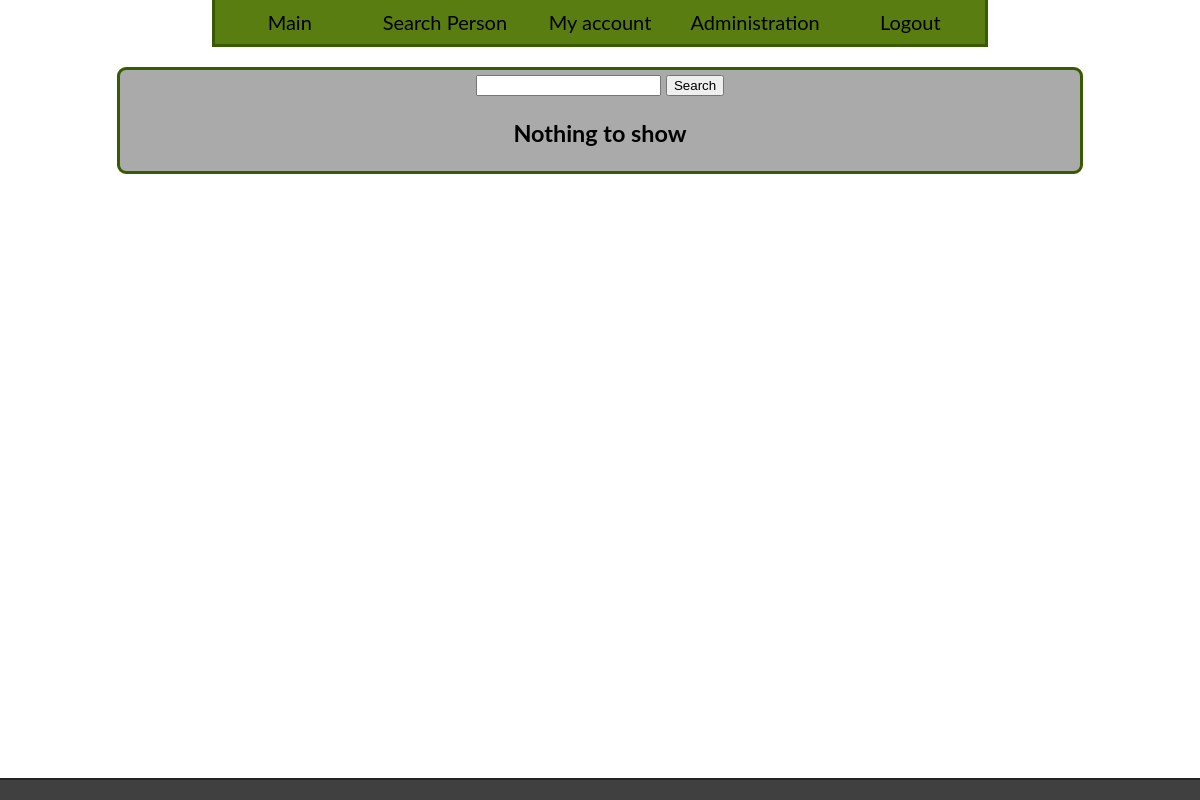
Page /search/ (signed in) on the earlier database version.
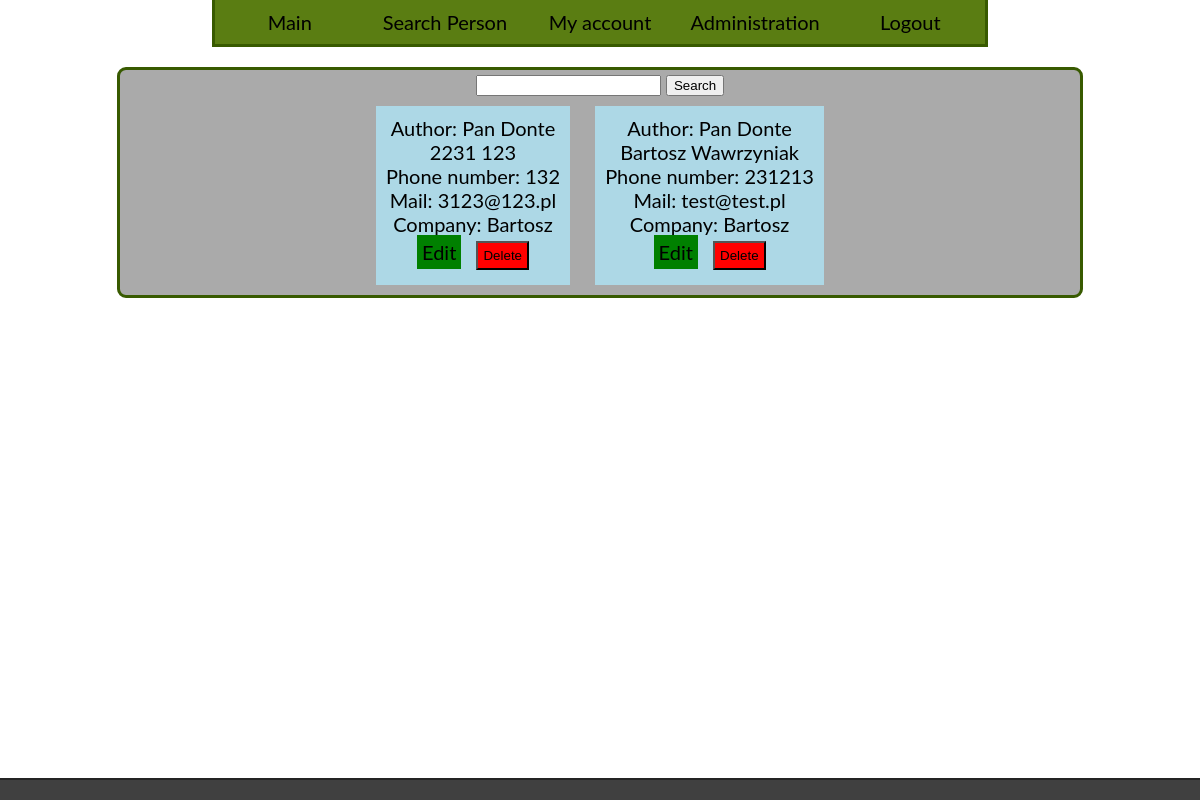
Same page on the later database version.
### CRM/models.py (models this page shows, shortened)
class ContactPerson(models.Model):
    name = models.CharField(max_length=30)
    surname = models.CharField(max_length=40)
    phone = models.CharField(max_length=9)
    mail = models.EmailField()
    company = models.ForeignKey(Company, on_delete=models.SET_NULL, null=True)
    user = models.ForeignKey(User, on_delete=models.SET_NULL, null=True)
    is_deleted = models.BooleanField(default=False)
    def __str__(self):
        return self.name + ' ' + self.surname

class Company(models.Model):
    name = models.CharField(max_length=30)
    nip = models.CharField(max_length=10, unique=True)
    industry = models.ForeignKey(Industry, on_delete=models.SET_NULL, null=True)
    address = models.CharField(max_length=100)
    city = models.CharField(max_length=40)
    user = models.ForeignKey(User, on_delete=models.SET_NULL, null=True)
    is_deleted = models.BooleanField(default=False)

### users/models.py (models this page shows)
class User(AbstractBaseUser):
    login = models.CharField(max_length=30, unique=True)
    name = models.CharField(max_length=20)
    surname = models.CharField(max_length=30)
    date_of_birth = models.DateField()
    role_id = models.ForeignKey(Role, on_delete=models.SET_NULL, null=True)
    is_deleted = models.BooleanField(default=False)
    objects = BaseUserManager()
    REQUIRED_FIELDS = ['name', 'surname', 'date_of_birth', 'role_id']
    USERNAME_FIELD = 'login'
    def is_super_user(self):
        return self.role_id.role_name == 'admin'

### CRM/views.py (the view)
class SearchPersonView(LoginRequiredMixin, View):
    login_url = 'users:login'
    redirect_field_name = 'redirect'
    template = 'CRM/search.html'
    def get(self, request):
        people = ContactPerson.objects.filter(is_deleted=False)
        people = people.filter(surname=request.GET['search']) if 'search' in request.GET else people
        return render(request, self.template, {'people': people})

### templates/CRM/search.html (shortened to what this page needs)
{% extends 'base.html' %}
{% load static %}
{% block content %}
    <div id="content">
        <input type="text" id="search">
        <button onclick="window.location.href = '?search=' + document.getElementById('search').value ">Search</button><br>
        {% if not people %}
            <h3>Nothing to show</h3>
    {% endif %}
        {% for person in people %}
            <div id="person-{{ person.id }}" style="background-color: lightblue; width: fit-content; padding: 10px; margin: 10px;display: inline-block;">
                Author: {{ person.user }}<br>
                {{ person }}<br>
                Phone number: {{ person.phone }}<br>
                Mail: {{ person.mail }}<br>
                Company: {{ person.company.name }}<br>
                <a href="{% url 'CRM:edit_person' person.company.id person.id %}" style="margin: 5px; padding: 5px; background-color: green;">Edit</a>
                <button onclick="del('{% url 'CRM:edit_person' person.company.id person.id %}', 'person-{{ person.id }}')" style="margin: 5px; padding: 5px; background-color: red;">Delete</button>
            </div>
        {% endfor %}
    </div>
{% endblock %}

### templates/base.html (shortened to what this page needs)
{% load static %}
<!DOCTYPE html>
<html lang="en">
<head>
    <link rel="stylesheet" type="text/css" href="{% static 'style.css' %}">
</head>
<body>
{% block nav %}
    <nav>
        <ol>
            {% if user.is_authenticated %}
            <li><a href="{% url 'CRM:index' 1 %}">Main</a></li>
            <li><a href="{% url 'CRM:search' %}">Search Person</a></li>
            <li><a href="{% url 'users:detail' %}">My account</a></li>
            {% endif %}
            {% if user.is_authenticated and user.is_super_user %}
		    <li><a href="{% url 'users:index' 1 %}">Administration</a></li>
            {% endif %}
            {% if user.is_authenticated %}
		    <li><a href="{% url 'users:logout' %}">Logout</a></li>
            {% else %}
		    <li><a href="{% url 'users:login' %}">Login</a></li>
            {% endif %}
        </ol>
    </nav>
{% endblock %}
{% block content %}
{% endblock %}
<footer>
</footer>
</body>
</html>

### static/style.css (style rules this page uses)
body, html { margin: 0; height: 100%; font-size: 20px; font-family: 'Lato', sans-serif; }
a:link, a:visited { text-decoration: none; color: black; }
nav { width: fit-content; margin: 0 auto 0; background-color: #5A7D12; border-bottom: 3px solid #385A00; border-left: 3px solid #385A00; border-right: 3px solid #385A00; display: block; }
nav ol { margin: 0; padding: 0; }
nav li { text-align: center; display: inline-block; width: fit-content; min-width: 150px; cursor: pointer; margin: 0; }
nav a { padding: 10px; display: block; }
#content { background-color: #AAA; margin: 20px auto 50px; width: 80%; border-radius: 9px; border: 3px solid #385A00; text-align: center; }
footer { font-size: 15px; margin: 30px 0 0; width: 100%; background-color: #404040; text-align: center; padding: 10px; color: #DDD; border-top:2px solid #242424; position: fixed; bottom: 0; }

Differences in the rows shown:
added ContactPerson: user "Pan Donte", name+surname "2231 123", phone "132", mail "3123@123.pl", company.name "Bartosz"
added ContactPerson: user "Pan Donte", name+surname "Bartosz Wawrzyniak", phone "231213", mail "test@test.pl", company.name "Bartosz"
Other differences:
text no longer shown: "Nothing to show"
